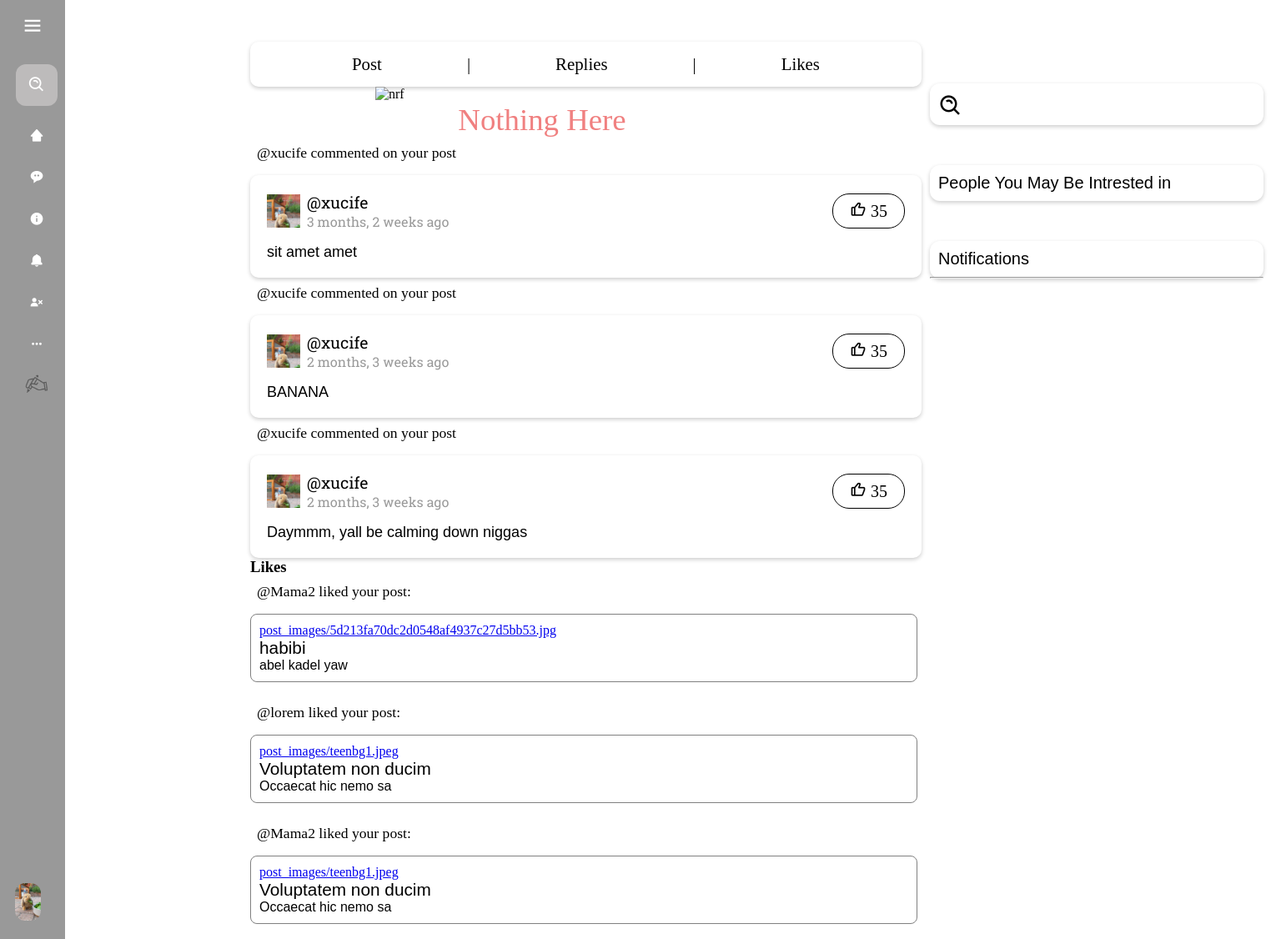
The page /notification/ (signed in) on the database its author committed.
### blog/models.py (models this page shows, shortened)
class Profile(models.Model):
    user = models.OneToOneField(User, on_delete=models.CASCADE)
    bio = models.TextField(null=True, blank=True)
    dob = models.DateField(null=True, blank=True)
    profile_img =  models.ImageField( upload_to='profile_images', default='default.jpg')
    location = models.CharField(null=True, blank=True, max_length=100)
    website = models.CharField(null=True, blank=True,max_length=100)
    about = models.TextField(null=True, blank=True)
    followers = models.ManyToManyField('self', symmetrical=False, related_name='following')
    userfol = models.ManyToManyField('self', symmetrical=False, related_name='userfollowing')
    def __str__(self):
        return self.user.username

class Message(models.Model):
    muser = models.ForeignKey(Profile, on_delete= models.SET_NULL, null= True)
    mpost = models.ForeignKey(Post, on_delete= models.SET_NULL, null= True)
    message_body = models.TextField()
    created = models.DateTimeField(default = datetime.now)

class Like(models.Model):
    user = models.ForeignKey(Profile, on_delete=models.CASCADE)
    post = models.ForeignKey(Post, on_delete=models.CASCADE)
    created = models.DateTimeField(auto_now_add=True)

class Post(models.Model):
    id = models.UUIDField(primary_key = True, default = uuid.uuid4)
    user = models.ForeignKey(Profile, on_delete= models.SET_NULL, null= True)
    image = models.ImageField(upload_to='post_images', default=None, null=True, blank=True)
    topic = models.CharField(max_length=100, null = True, blank=True)
    caption = models.TextField()
    category = models.ManyToManyField(category, related_name='cats', blank=True)
    created = models.DateTimeField(default = datetime.now)

### blog/views.py (the view)
# urls.py: path('notification/', views.notification, name='notification'),
def notification(request):
    d_user = User.objects.get(username=request.user)
    c_user_profile = Profile.objects.get(user=d_user)
    followers_profiles = c_user_profile.userfol.all()
    posts_by_following = Post.objects.filter(user__in=followers_profiles)
    posts = c_user_profile.post_set.all()
    posts_by_user = c_user_profile.post_set.all()
    all_comments = []
    all_likes = []
    for post in posts_by_user:
        comments = Message.objects.filter(mpost=post)
        likes = Like.objects.filter(post=post)
        all_likes.extend(likes)
        all_comments.extend(comments)
    context = {
        'c_user_profile':c_user_profile,
        'post':posts_by_following,
        'post_messages':all_comments,
        'post_likes':all_likes,
    }
    return render(request, 'notifications.html', context)

### templates/notifications.html (shortened to what this page needs)
{% extends "base.html" %} {% load static %}  {% block content %}
<div
  style="
    display: flex;
    align-items: center;
    justify-content: space-evenly;
    font-size: 1.3rem;
    margin-top: 50px;
    box-shadow: 0 2px 5px 0 rgba(0, 0, 0, 0.2);
    padding: 15px 20px;
    border-radius: 10px;
  "
>
  <p class="alink tablinks" onclick="openTab(event, 'posts')">Post</p>
  <span>|</span>
  <p class="alink tablinks" onclick="openTab(event, 'replies')">Replies</p>
  <span>|</span>
  <p class="alink tablinks" onclick="openTab(event, 'likes')">Likes</p>
</div>
<div id="posts" class="tabcontent">
  {% if post %}
  <div class="categories"> {% include 'post_listing.html' %} </div>
  {% else %}
  <div
  style="
    width: 700px;
    display: flex;
    align-items: center;
    flex-direction: column;
  "
>
  <img
    style="width: 400px"
    src="{% static 'img/nothing.png' %}"
    alt="nrf"
  />
  <p style="font-size: 2.3rem; font-family: cursive; color: lightcoral">
    Nothing Here
  </p>
</div>
  {% endif %}
</div>
<div id="replies" class="tabcontent">
  {% if post_messages %}
  {% for m in post_messages %}
  <p class="owner">@{{m.muser}} commented on your post</p>
  <div
    class="comment"
    style="
      display: flex;
      flex-direction: column;
      gap: 1rem;
      box-shadow: 0 2px 5px 0 rgba(0, 0, 0, 0.2);
      border-radius: 10px;
      padding: 20px;
    "
  >
    <div
      class="header"
      style="display: flex; align-items: center; justify-content: space-between"
    >
      <a
        style="
          display: flex;
          align-items: center;
          gap: 0.5rem;
          text-decoration: none;
          color: black;
        "
        href="/profile/{{message.muser}}"
      >
        <div style="width: 40px; height: 40px; overflow: hidden">
          <img style="width: 100%" src="{{m.muser.profile_img.url}}" alt="" />
        </div>
        <div>
          <p style="font-size: 1.2rem; font-family: rs">@{{m.muser}}</p>
          <p style="font-family: rs; font-size: 1rem; color: #999">
            {{m.created | timesince }} ago
          </p>
        </div>
      </a>
      <div style="padding: 8px 20px; border: 1px solid; border-radius: 20px">
        <a style="text-decoration: none; color: black; font-size: 20px" href=""
          ><i class="bx bx-like"></i> 35</a
        >
      </div>
    </div>
    <div style="font-size: 18px; font-family: sans-serif">{{m.message_body}}</div>
  </div>
  {% endfor %}
  {% endif %}
</div>
<div id="likes" class="tabcontent">
  <h3>Likes</h3>
  <div class="div3">
    {% if post_likes %}
    {% for liked_post in post_likes %}
    <p class="owner">@{{ liked_post.user }} liked your post:</p>
    <div style="font-family: sans-serif; border: 1px solid gray; border-radius: 8px; padding: 10px; width: 800px;">
      <a href="/post_details/{{ liked_post.post.id }}" style="font-family: cursive;">{{ liked_post.post.image }}</a>
        <p style="font-size: 1.3rem;">{{ liked_post.post.topic }}</p>
        <p>{{ liked_post.post.caption }}</p>
    </div>
    <br>
{% endfor %}
    {% endif %}
  </div>
</div>
{% endblock %}

### templates/navbar.html (shortened to what this page needs)
{% load static %}
<!DOCTYPE html>
<html lang="en">
  <head>
    <link
      href="https://unpkg.com/boxicons@2.1.4/css/boxicons.min.css"
      rel="stylesheet"
    />
    <link rel="stylesheet" href="{% static 'css/navbar.css' %}" />
  </head>
  <body>
    <nav class="sidebar">
      <div class="logo_content">
        <i class="bx bx-menu" id="btn"></i>
      </div>
      <ul class="nav_list">
        <li>
          <form action="">
            <i class="bx bx-search-alt sbfh"></i>
            <input type="search" placeholder="search..." name="" id="" />
          </form>
        </li>
        <li>
          <a href="/">
            <i class="bx bxs-home-alt-2"></i>
          </a>
        </li>
        <li>
          <a href="">
            <i class="bx bxs-message-rounded-dots"></i>
          </a>
        </li>
        <li>
          <a href="">
            <i class='bx bxs-info-circle' ></i>            <span class="links_name">About us</span>
          </a>
        </li>
        <li>
          <a href="/notification">
            <i class="bx bxs-bell"></i>
          </a>
        </li>
        {% if request.user.is_authenticated %}
        <li>
          <a href="/logout">
            <i class="bx bxs-user-x"></i>
          </a>
        </li>
        {% endif %}
        <li>
          <a href="">
            <i class="bx bx-dots-horizontal-rounded"></i>
          </a>
        </li>
        <li>
          <a href="/post">
            <i
              style="
                display: flex;
                align-items: center;
                justify-content: center;
              "
              ><img
                style="width: 30px"
                src="../static/img/hand_with_pen_50px.png"
                alt=""
            /></i>
          </a>
        </li>
        <div class="profile_content">
          <div class="profile">
            <a
              href="/profile/{{request.user.username}}"
              class="profile_details"
            >
              {% if request.user.is_authenticated %}
              <img src="{{ c_user_profile.profile_img.url }}" alt="" />
              {% endif %}
            </a>
          </div>
        </div>
      </ul>
    </nav>
  </body>
</html>

### static/css/navbar.css (style rules this page uses)
* { margin: 0; padding: 0; box-sizing: border-box; }
body { position: relative; min-height: 100vh; width: 100%; }
.sidebar { font-family: Ubuntu ; position: fixed; top: 0; left: 0; height: 100%; width: 78px; background: #999; padding: 6px 14px; transition: .3s ease-in; }
.sidebar #btn { color: white; position: absolute; left: 50%; top: 6px; font-size: 28px; height: 50px; width: 50px; text-align: center; line-height: 50px; transform: translateX(-50%); }
.sidebar ul { margin-top: 20px; }
.sidebar ul li { list-style: none; position: relative; height: 50%; width: 100%; margin: 0 5px; line-height: 50px ; white-space:nowrap; }
.sidebar ul li:nth-child(1) { margin-bottom: 10px; }
.sbfh { position: absolute; z-index: 9991; top: 50%; left: 0; transform: translateY(-50%); font-size: 22px; color: #FFF; }
.sidebar ul li input { height: 50px; width: 100%; left: 0; top: 0; border-radius: 12px; outline: none; border: none; background: #bdbbbb; color: white; padding-left: 50px; font-size: 18px; }
.sidebar ul li a { color: white; display: flex; font-size: 1.1rem; align-items: center; text-decoration: none; transition: all .4s ease; border-radius: 12px; }
.sidebar ul li i { height: 50px; min-width: 50px; border-radius: 12px; line-height: 50px; text-align: center; }
.sidebar .profile_content { position: absolute; color: #FFF; padding: 10px; padding-bottom: 20px; bottom: 0; left: 0; margin-left: 8px; }
.profile .profile_details { text-decoration: none; color: #FFF; display: flex; align-items: center; }
.profile .profile_details img { height: 45px; width: 45px; object-fit: cover; border-radius: 12px; }

### static/css/sidebar.css (style rules this page uses)
* { padding: 0; margin: 0; }

### templates/notifications.html (style rules this page uses)
.owner { display: block !important; }
.owner { font-size: 1.1rem; padding-bottom: 1rem; margin-bottom: 1rem; padding: 0.5rem; padding-bottom: 0; font-family: barlow; }
.alink { font-family: barlow; text-decoration: none; color: black; }

### rows shown on the page
Profile: profile_img (picture)
Message: muser "xucife", muser.profile_img (picture), created "3 months, 2 weeks", message_body "sit amet amet"
Message: muser "xucife", muser.profile_img (picture), created "2 months, 3 weeks", message_body "BANANA"
Message: muser "xucife", muser.profile_img (picture), created "2 months, 3 weeks", message_body "Daymmm, yall be calming down niggas"
Like: user "Mama2", post.image "post_images/5d213fa70dc2d0548af4937c27d5bb53.jpg", post.topic "habibi", post.caption "abel kadel yaw"
Like: user "lorem", post.image "post_images/teenbg1.jpeg", post.topic "Voluptatem non ducim", post.caption "Occaecat hic nemo sa"
Like: user "Mama2", post.image "post_images/teenbg1.jpeg", post.topic "Voluptatem non ducim", post.caption "Occaecat hic nemo sa"
